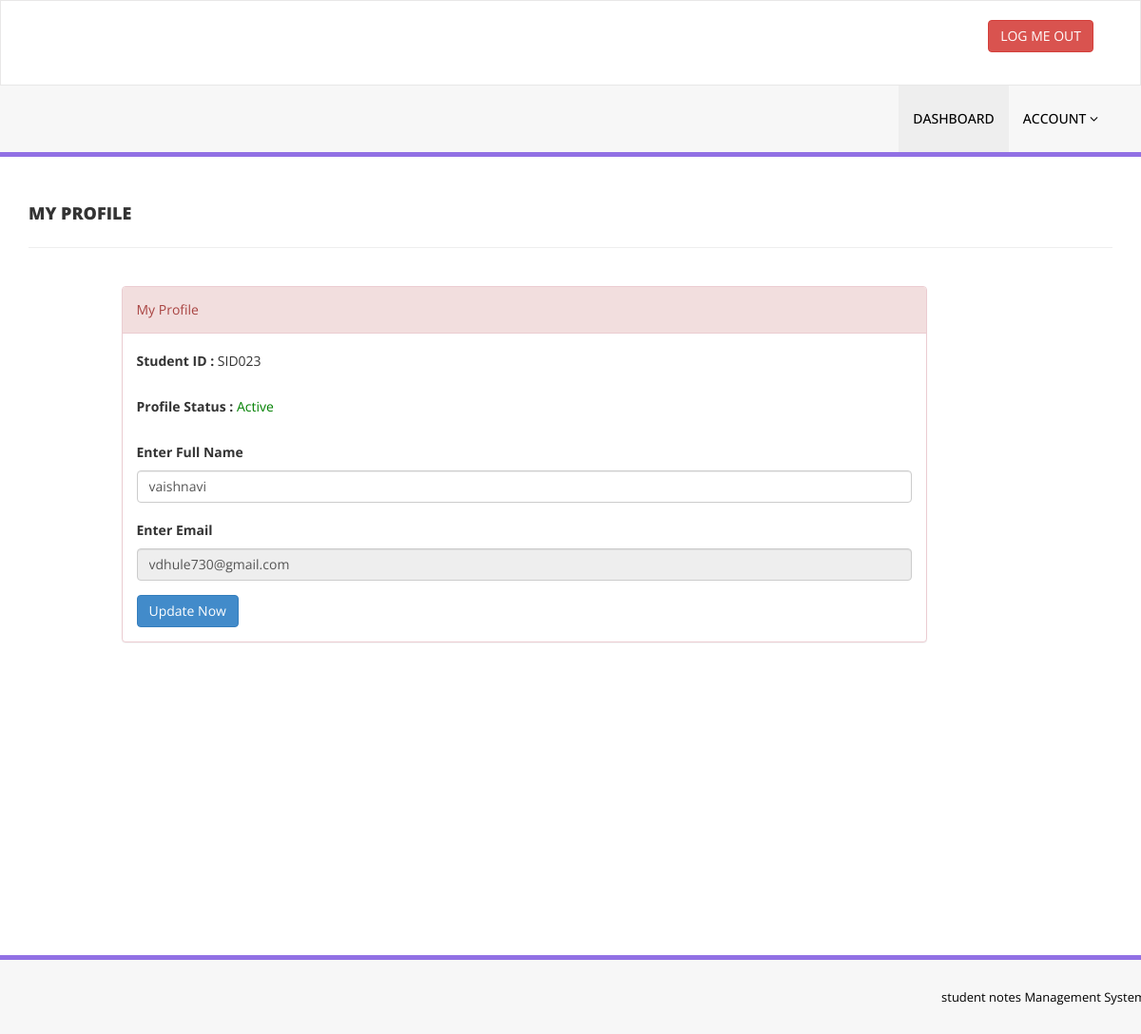
Page /my-profile.php (signed in) on the committed database.
### tables this page shows
CREATE TABLE `tblstudents` (
  `id` int(11) NOT NULL,
  `StudentId` varchar(100) DEFAULT NULL,
  `FullName` varchar(120) DEFAULT NULL,
  `EmailId` varchar(120) DEFAULT NULL,
  `Password` varchar(120) DEFAULT NULL,
  `course` varchar(255) NOT NULL,
  `year` varchar(255) NOT NULL,
  `semester` varchar(255) NOT NULL,
  `Status` int(1) DEFAULT NULL
);

### my-profile.php (the view, shortened to what this page needs)
<?php
include('includes/config.php');
if(strlen($_SESSION['login'])==0)
    {
header('location:index.php');
}
else{
?>
<!DOCTYPE html>
<html xmlns="http://www.w3.org/1999/xhtml">
<head>
    <link href="assets/css/bootstrap.css" rel="stylesheet" />
    <link href="assets/css/font-awesome.css" rel="stylesheet" />
    <link href="assets/css/style.css" rel="stylesheet" />
</head>
<body>
<?php include('includes/header.php');?>
    <div class="content-wrapper">
         <div class="container">
        <div class="row pad-botm">
            <div class="col-md-12">
                <h4 class="header-line">My Profile</h4>
                            </div>
        </div>
             <div class="row">
<div class="col-md-9 col-md-offset-1">
               <div class="panel panel-danger">
                        <div class="panel-heading">
                           My Profile
                        </div>
                        <div class="panel-body">
                            <form name="signup" method="post">
<?php
$sid=$_SESSION['stdid'];
$sql="SELECT StudentId,FullName,EmailId,Status from  tblstudents  where StudentId=:sid ";
$query = $dbh -> prepare($sql);
$query-> bindParam(':sid', $sid, PDO::PARAM_STR);
$query->execute();
$results=$query->fetchAll(PDO::FETCH_OBJ);
if($query->rowCount() > 0)
{
foreach($results as $result)
{               ?>
<div class="form-group">
<label>Student ID : </label>
<?php echo htmlentities($result->StudentId);?>
</div>
<?php } ?>
<div class="form-group">
<label>Profile Status : </label>
<?php if($result->Status==1){?>
<span style="color: green">Active</span>
<?php } else { ?>
<span style="color: red">Blocked</span>
<?php }?>
</div>
<div class="form-group">
<label>Enter Full Name</label>
<input class="form-control" type="text" name="fullanme" value="<?php echo htmlentities($result->FullName);?>" autocomplete="off" required />
</div>
<div class="form-group">
<label>Enter Email</label>
<input class="form-control" type="email" name="email" id="emailid" value="<?php echo htmlentities($result->EmailId);?>"  autocomplete="off" required readonly />
</div>
<?php }} ?>
<button type="submit" name="update" class="btn btn-primary" id="submit">Update Now </button>
                                    </form>
                            </div>
                        </div>
                            </div>
        </div>
    </div>
    </div>
    <?php include('includes/footer.php');?>
</body>
</html>

### assets/css/style.css (style rules this page uses)
.content-wrapper { margin-top: 40px; min-height:800px; padding-bottom:90px; }
.header-line { font-weight:900; padding-bottom:25px; border-bottom:1px solid #eeeeee; text-transform:uppercase; }
.pad-botm { padding-bottom:30px; }

### rows in the picture
tblstudents: StudentId "SID023", fullanme "vaishnavi", email "vdhule730@gmail.com"
